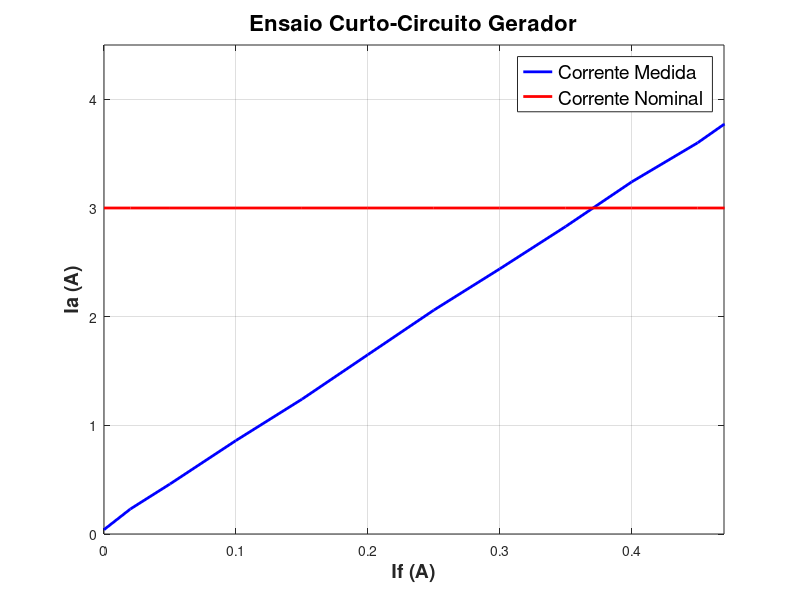

Recreate this plot in MATLAB.
function []=curva_curto()
  close all
  clear all
  clc

  If=[0.5,0.47,0.45,0.40,0.35,0.3,0.25,0.2,0.15,0.1,0.05,0.02,0];
  Ia=[3.94,3.77,3.6,3.24,2.83,2.44,2.06,1.65,1.24,0.86,0.46,0.23,0.04];
  In=[3,3,3,3,3,3,3,3,3,3,3,3,3];

  plot(If,Ia,"Color","b","Linewidth",2.0)
  hold on
  plot(If,In,"Color","r","Linewidth",2.0)
  legend ("Corrente Medida","Corrente Nominal","fontsize", 14)


  xlabel("If (A)","Fontweight","Bold","fontsize", 14);
  ylabel("Ia (A)","Fontweight","Bold","fontsize", 14);
  title ("Ensaio Curto-Circuito Gerador","Fontweight","Bold","fontsize", 16);
  axis([0 0.47 0 4.5]);
  grid on;
